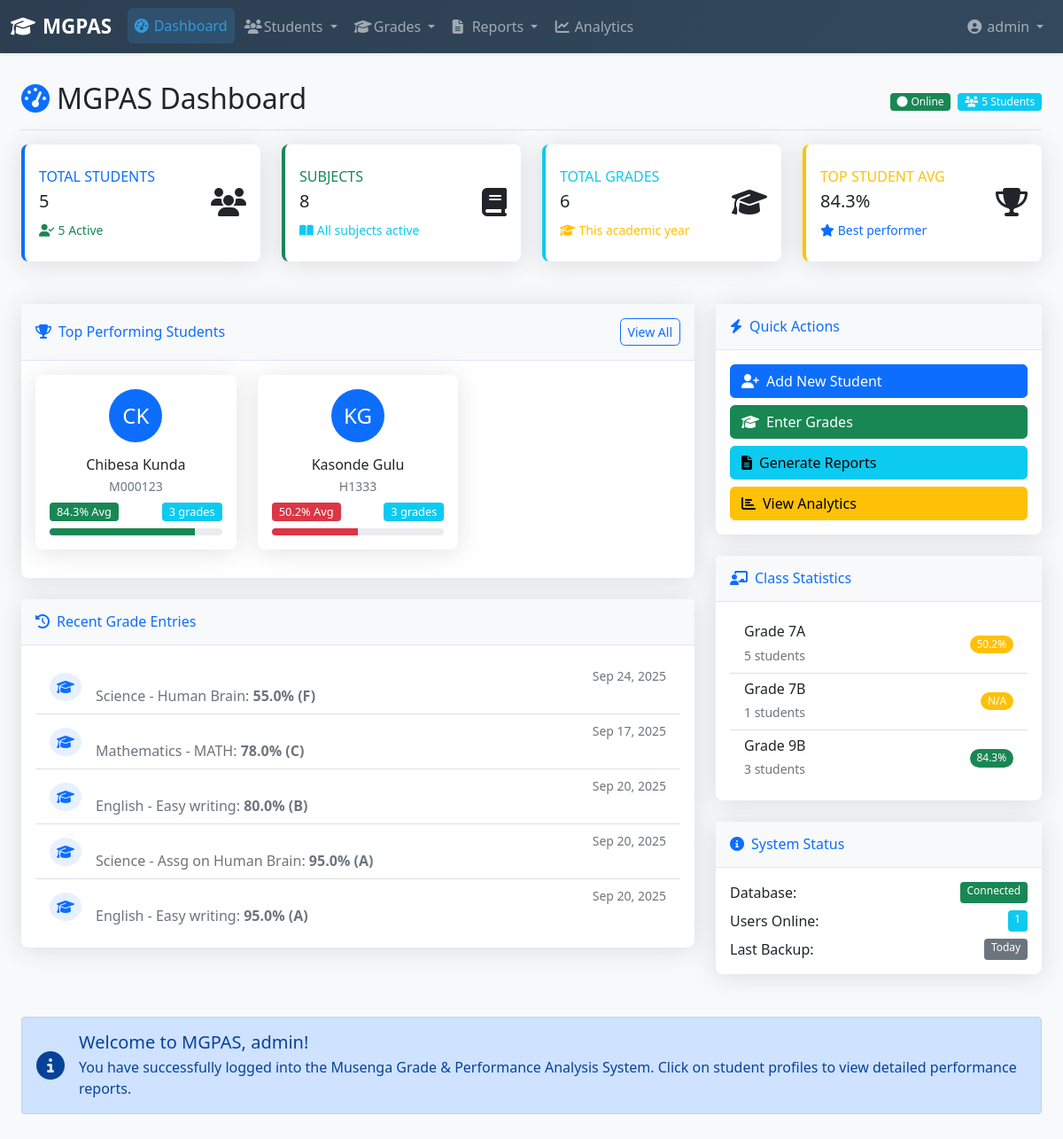
Before: /dashboard/ (signed in) with the older database file.
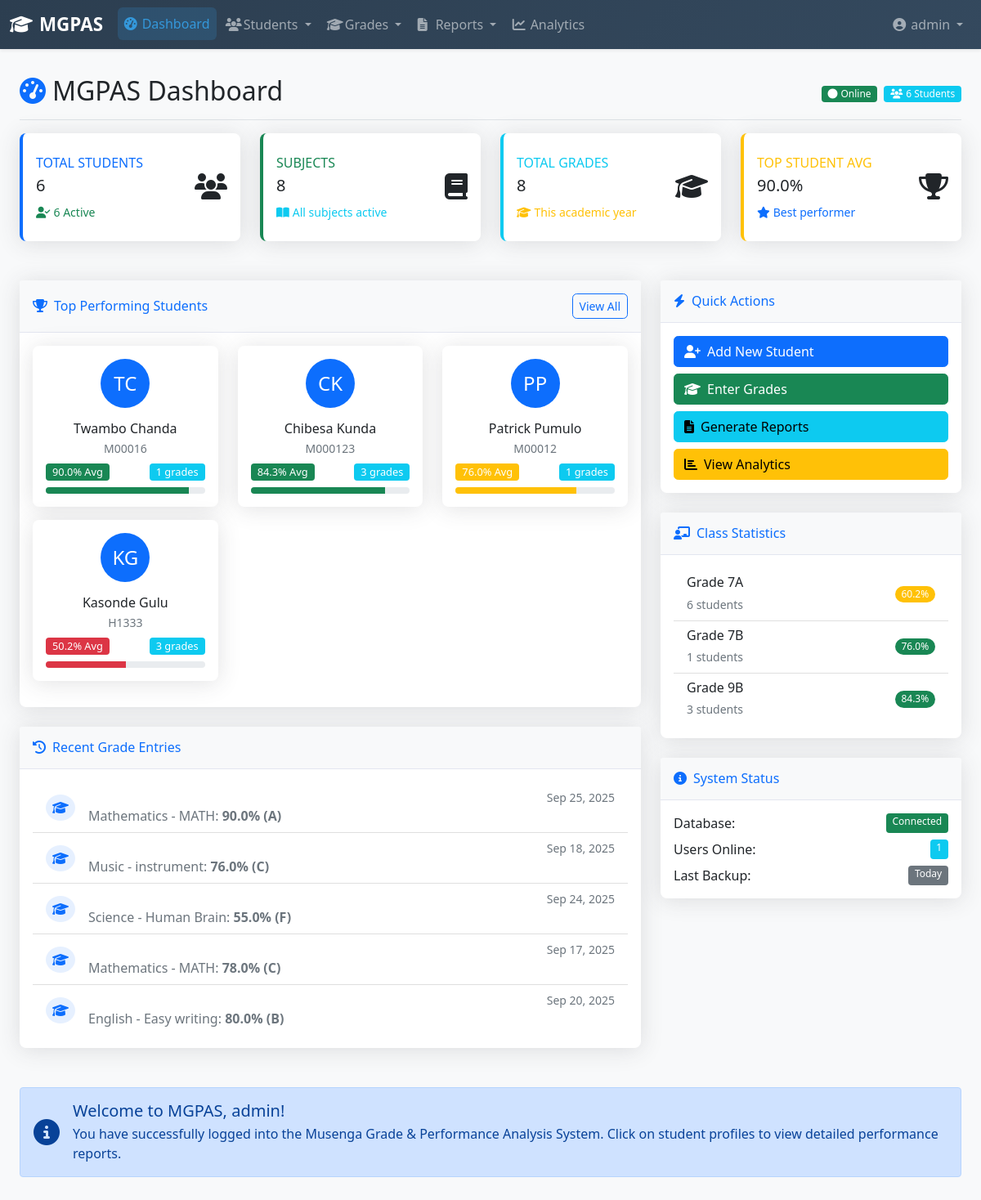
After: the same page with the newer database file.
### grading/models.py (models this page shows, shortened)
class Student(models.Model):
    first_name = models.CharField(max_length=100)
    last_name = models.CharField(max_length=100)
    student_id = models.CharField(max_length=20, unique=True)
    date_of_birth = models.DateField()
    email = models.EmailField(blank=True)
    phone = models.CharField(max_length=15, blank=True)
    address = models.TextField(blank=True)
    current_class = models.ForeignKey(Class, on_delete=models.SET_NULL, null=True, blank=True)
    academic_year = models.ForeignKey(AcademicYear, on_delete=models.CASCADE)
    enrollment_date = models.DateField()
    is_active = models.BooleanField(default=True)
    created_at = models.DateTimeField(auto_now_add=True)
    updated_at = models.DateTimeField(auto_now=True)
    class Meta:
        ordering = ['last_name', 'first_name']

class Grade(models.Model):
    class Term(models.TextChoices):
        TERM1 = 'TERM1', _('Term 1')
        TERM2 = 'TERM2', _('Term 2')
        TERM3 = 'TERM3', _('Term 3')
    class AssessmentType(models.TextChoices):
        EXAM = 'EXAM', _('Exam')
        TEST = 'TEST', _('Test')
        QUIZ = 'QUIZ', _('Quiz')
        ASSIGNMENT = 'ASSIGNMENT', _('Assignment')
    student = models.ForeignKey(Student, on_delete=models.CASCADE)
    subject = models.ForeignKey(Subject, on_delete=models.CASCADE)
    assessment_name = models.CharField(max_length=100)
    assessment_type = models.CharField(max_length=20, choices=AssessmentType.choices)
    score = models.DecimalField(max_digits=5, decimal_places=2)
    max_score = models.DecimalField(max_digits=5, decimal_places=2, default=100)
    percentage = models.DecimalField(max_digits=5, decimal_places=2, editable=False)
    term = models.CharField(max_length=10, choices=Term.choices)
    date = models.DateField()
    comments = models.TextField(blank=True)
    created_by = models.ForeignKey(User, on_delete=models.SET_NULL, null=True)
    created_at = models.DateTimeField(auto_now_add=True)
    updated_at = models.DateTimeField(auto_now=True)
    def get_grade_letter(self):
        if self.percentage >= 90: return 'A'
        elif self.percentage >= 80: return 'B'
        elif self.percentage >= 70: return 'C'
        elif self.percentage >= 60: return 'D'
        else: return 'F'
    class Meta:
        ordering = ['-date', 'student']

class Subject(models.Model):
    name = models.CharField(max_length=100)
    code = models.CharField(max_length=10, unique=True)
    description = models.TextField(blank=True)

class Class(models.Model):
    name = models.CharField(max_length=50)
    academic_year = models.ForeignKey(AcademicYear, on_delete=models.CASCADE)
    teacher = models.ForeignKey(User, on_delete=models.SET_NULL, null=True, blank=True)

### authentication/views.py (the view)
# urls.py: path('dashboard/', DashboardView.as_view(), name='dashboard'),
class DashboardView(LoginRequiredMixin, TemplateView):
    template_name = 'dashboard.html'
    def get_context_data(self, **kwargs):
        context = super().get_context_data(**kwargs)
        try:
            from grading.models import Student, Subject, Grade, Class
            from django.db.models import Avg, Count, Q
            context.update({
                'total_students': Student.objects.filter(is_active=True).count(),
                'active_students': Student.objects.filter(is_active=True).count(),
                'total_subjects': Subject.objects.count(),
                'total_grades': Grade.objects.count(),
            })
            top_students = Student.objects.filter(is_active=True).annotate(
                avg_grade=Avg('grade__percentage'),
                grade_count=Count('grade')
            ).filter(avg_grade__isnull=False, grade_count__gte=1).order_by('-avg_grade')[:6]
            context['top_students'] = top_students
            recent_grades = Grade.objects.select_related('student', 'subject').order_by('-created_at')[:5]
            context['recent_grades'] = recent_grades
            class_stats = Class.objects.annotate(
                student_count=Count('student', filter=Q(student__is_active=True)),
                avg_grade=Avg('student__grade__percentage')
            ).filter(student_count__gt=0)
            context['class_stats'] = class_stats
        except Exception as e:
            context.update({
                'total_students': 247,
                'active_students': 235,
                'total_subjects': 12,
                'total_grades': 1842,
                'top_students': [],
                'recent_grades': [],
                'class_stats': [],
            })
        return context

### templates/dashboard.html (shortened to what the changed rows need)
{% extends 'base.html' %}
{% load static %}
{% block content %}
<div class="d-flex justify-content-between flex-wrap flex-md-nowrap align-items-center pt-3 pb-2 mb-3 border-bottom">
    <h1 class="h2"><i class="fas fa-tachometer-alt me-2 text-primary"></i>MGPAS Dashboard</h1>
    <div class="btn-toolbar mb-2 mb-md-0">
        <span class="badge bg-success me-2">
            <i class="fas fa-circle me-1"></i>Online
        </span>
        <span class="badge bg-info">
            <i class="fas fa-users me-1"></i>{{ total_students }} Students
        </span>
    </div>
</div>
<div class="row mb-4">
    <div class="col-xl-3 col-md-6 mb-4">
        <div class="card border-left-primary shadow h-100 py-2">
            <div class="card-body">
                <div class="row no-gutters align-items-center">
                    <div class="col mr-2">
                        <div class="text-xs font-weight-bold text-primary text-uppercase mb-1">Total Students</div>
                        <div class="h5 mb-0 font-weight-bold text-gray-800">{{ total_students }}</div>
                        <div class="mt-2 text-success">
                            <small><i class="fas fa-user-check me-1"></i>{{ active_students }} Active</small>
                        </div>
                    </div>
                </div>
            </div>
        </div>
    </div>
    <div class="col-xl-3 col-md-6 mb-4">
        <div class="card border-left-info shadow h-100 py-2">
            <div class="card-body">
                <div class="row no-gutters align-items-center">
                    <div class="col mr-2">
                        <div class="text-xs font-weight-bold text-info text-uppercase mb-1">Total Grades</div>
                        <div class="h5 mb-0 font-weight-bold text-gray-800">{{ total_grades }}</div>
                        <div class="mt-2 text-warning">
                            <small><i class="fas fa-graduation-cap me-1"></i>This academic year</small>
                        </div>
                    </div>
                </div>
            </div>
        </div>
    </div>
    <div class="col-xl-3 col-md-6 mb-4">
        <div class="card border-left-warning shadow h-100 py-2">
            <div class="card-body">
                <div class="row no-gutters align-items-center">
                    <div class="col mr-2">
                        <div class="text-xs font-weight-bold text-warning text-uppercase mb-1">Top Student Avg</div>
                        <div class="h5 mb-0 font-weight-bold text-gray-800">
                            {% if top_students %}{{ top_students.0.avg_grade|floatformat:1 }}%{% else %}N/A{% endif %}
                        </div>
                        <div class="mt-2 text-primary">
                            <small><i class="fas fa-star me-1"></i>Best performer</small>
                        </div>
                    </div>
                </div>
            </div>
        </div>
    </div>
</div>
<div class="row">
    <div class="col-lg-8 mb-4">
        <div class="card shadow">
            <div class="card-body">
                <div class="row">
                    {% for student in top_students %}
                    <div class="col-lg-4 col-md-6 mb-3">
                        <div class="card student-profile-card h-100" onclick="window.location.href='{% url 'grading:student_detail' student.pk %}'">
                            <div class="card-body text-center">
                                <div class="mb-3">
                                    <div class="bg-primary text-white rounded-circle d-inline-flex align-items-center justify-content-center"
                                         style="width: 60px; height: 60px; font-size: 24px;">
                                        {{ student.first_name|first }}{{ student.last_name|first }}
                                    </div>
                                </div>
                                <h6 class="card-title mb-1">{{ student.first_name }} {{ student.last_name }}</h6>
                                <p class="text-muted small mb-2">{{ student.student_id }}</p>
                                <div class="d-flex justify-content-between align-items-center mb-2">
                                    <span class="badge performance-badge bg-{% if student.avg_grade >= 80 %}success{% elif student.avg_grade >= 60 %}warning{% else %}danger{% endif %}">
                                        {{ student.avg_grade|floatformat:1 }}% Avg
                                    </span>
                                    <span class="badge performance-badge bg-info">
                                        {{ student.grade_count }} grades
                                    </span>
                                </div>
                                <div class="progress grade-progress">
                                    <div class="progress-bar bg-{% if student.avg_grade >= 80 %}success{% elif student.avg_grade >= 60 %}warning{% else %}danger{% endif %}"
                                         style="width: {{ student.avg_grade }}%"></div>
                                </div>
                            </div>
                        </div>
                    </div>
                    {% empty %}
                    <div class="col-12 text-center py-4">
                        <i class="fas fa-users fa-3x text-muted mb-3"></i>
                        <p class="text-muted">No student data available yet.</p>
                        <a href="{% url 'grading:student_add' %}" class="btn btn-primary">Add Students</a>
                    </div>
                    {% endfor %}
                </div>
            </div>
        </div>
        <div class="card shadow mt-4">
            <div class="card-body">
                {% if recent_grades %}
                <div class="list-group list-group-flush">
                    {% for grade in recent_grades %}
                    <div class="list-group-item d-flex align-items-center">
                        <div class="me-3">
                            <i class="fas fa-graduation-cap text-primary bg-light-primary p-2 rounded-circle"></i>
                        </div>
                        <div class="flex-grow-1">
                            <div class="d-flex justify-content-between">
                                <small class="text-muted">{{ grade.date|date:"M d, Y" }}</small>
                            </div>
                            <p class="mb-0 text-muted">
                                {{ grade.subject.name }} - {{ grade.assessment_name }}:
                                <strong>{{ grade.percentage|floatformat:1 }}% ({{ grade.get_grade_letter }})</strong>
                            </p>
                        </div>
                    </div>
                    {% endfor %}
                </div>
                {% else %}
                <p class="text-muted">No recent grade entries.</p>
                {% endif %}
            </div>
        </div>
    </div>
    <div class="col-lg-4 mb-4">
        <div class="card shadow mt-4">
            <div class="card-body">
                {% if class_stats %}
                <div class="list-group list-group-flush">
                    {% for class in class_stats %}
                    <div class="list-group-item d-flex justify-content-between align-items-center">
                        <div>
                            <h6 class="mb-1">{{ class.name }}</h6>
                            <small class="text-muted">{{ class.student_count }} students</small>
                        </div>
                        <span class="badge bg-{% if class.avg_grade >= 70 %}success{% else %}warning{% endif %} rounded-pill">
                            {% if class.avg_grade %}{{ class.avg_grade|floatformat:1 }}%{% else %}N/A{% endif %}
                        </span>
                    </div>
                    {% endfor %}
                </div>
                {% else %}
                <p class="text-muted">No class statistics available.</p>
                {% endif %}
            </div>
        </div>
    </div>
</div>
{% endblock %}

Changed rows visible on the page:
no longer on this page (row unchanged): Grade: date "Sep 20, 2025", subject.name "Science", assessment_name "Assg on Human Brain", percentage "95.0", get_grade_letter "A"
no longer on this page (row unchanged): Grade: date "Sep 20, 2025", subject.name "English", assessment_name "Easy writing", percentage "95.0", get_grade_letter "A"
added Student: top_students "90.0", first_name|first "T", last_name|first "C", first_name "Twambo", last_name "Chanda", student_id "M00016", avg_grade "90.0", grade_count "1"
now on this page (row unchanged): Student: first_name|first "P", last_name|first "P", first_name "Patrick", last_name "Pumulo", student_id "M00012", avg_grade "76.0", grade_count "1"
added Grade: date "Sep 25, 2025", subject.name "Mathematics", assessment_name "MATH", percentage "90.0", get_grade_letter "A"
added Grade: date "Sep 18, 2025", subject.name "Music", assessment_name "instrument", percentage "76.0", get_grade_letter "C"
computed for Class "Grade 7A": student_count "5" → "6"; avg_grade "50.2" → "60.2"
shown differently, row unchanged: Class "Grade 7B": avg_grade (not shown) → "76.0"; text "N/A" → "%"
Other visible differences:
{{ total_students }}: "5" → "6"
{{ active_students }}: "5" → "6"
{{ total_grades }}: "6" → "8"
{{ top_students.0.avg_grade|floatformat:1 }}: "84.3" → "90.0"
